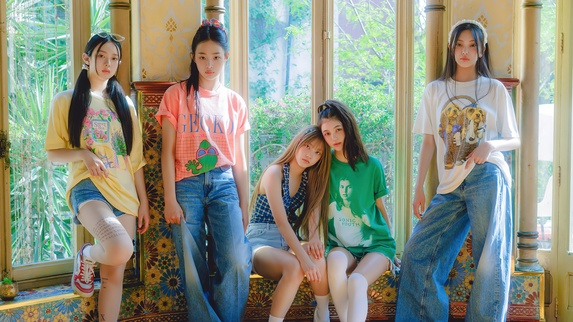
#> input picture image_processing/assets/jean12.jpg, 573 x 322 px, shrunk from 2560 x 1440 before the run, found by its file name
$ python generate_diff_image.py
#> lines starting #> are read from the running program, lines starting #| are printed output that depends on the picture
import cv2
import numpy as np
import matplotlib.pyplot as plt

# Load the image
image_path = 'jean12.jpg'
try:
    img = cv2.imread(image_path)
#> img is the input picture: shape (322, 573, 3); mean B, G, R 127.9, 143.5, 139.1
    img_rgb = cv2.cvtColor(img, cv2.COLOR_BGR2RGB)
except Exception as e:
    print(f"Error loading image: {e}")
    exit()

# Extract channels
R = img_rgb[:,:,0].astype(np.float32)
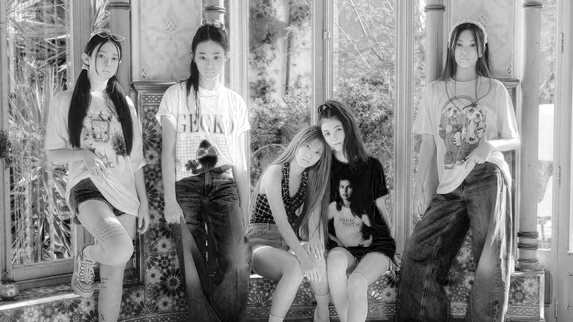
#> R: shape (322, 573) float32; min 0, max 255, mean 139.1
G = img_rgb[:,:,1].astype(np.float32)
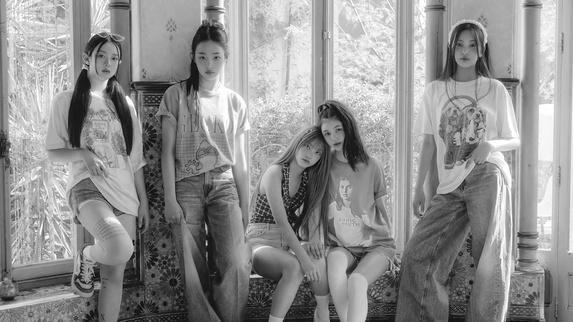
#> G: shape (322, 573) float32; min 4, max 255, mean 143.5
B = img_rgb[:,:,2].astype(np.float32)
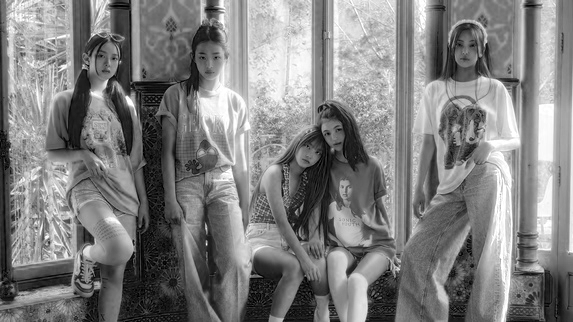
#> B: shape (322, 573) float32; min 0, max 255, mean 127.9

# Method A: Average
gray_A = (R + G + B) / 3.0
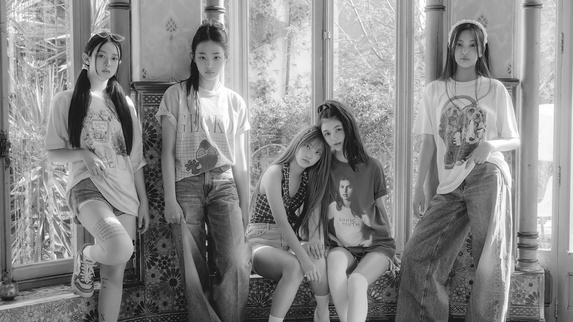
#> gray_A: shape (322, 573) float32; min 9.33, max 255, mean 136.8

# Method B: Luminosity (ITU-R BT.601)
gray_B = 0.299 * R + 0.587 * G + 0.114 * B

# Calculate the difference (Absolute difference to see magnitude of change)
difference = np.abs(gray_A - gray_B)
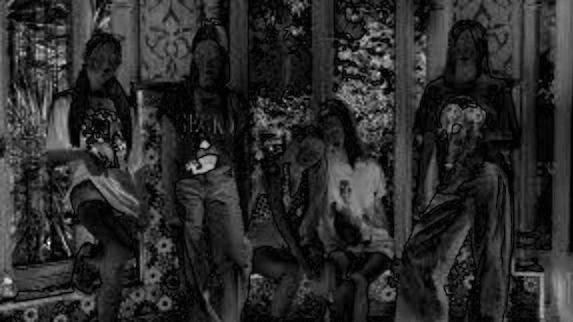
#> difference: shape (322, 573) float32; min 0, max 30.96, mean 5.3; drawn with min black and max white

# Create a figure to save
plt.figure(figsize=(15, 5))

plt.subplot(1, 3, 1)
plt.title('Method A: Average (R+G+B)/3')
plt.imshow(gray_A, cmap='gray', vmin=0, vmax=255)
plt.axis('off')

plt.subplot(1, 3, 2)
plt.title('Method B: Luminosity (Weighted)')
plt.imshow(gray_B, cmap='gray', vmin=0, vmax=255)
plt.axis('off')

plt.subplot(1, 3, 3)
plt.title('Difference Map (Heatmap)')
# Use a heatmap to clearly show where the differences are largest
plt.imshow(difference, cmap='hot')
plt.colorbar(fraction=0.046, pad=0.04)
plt.axis('off')

plt.tight_layout()
output_path = 'grayscale_difference_analysis.png'
plt.savefig(output_path, dpi=300, bbox_inches='tight')
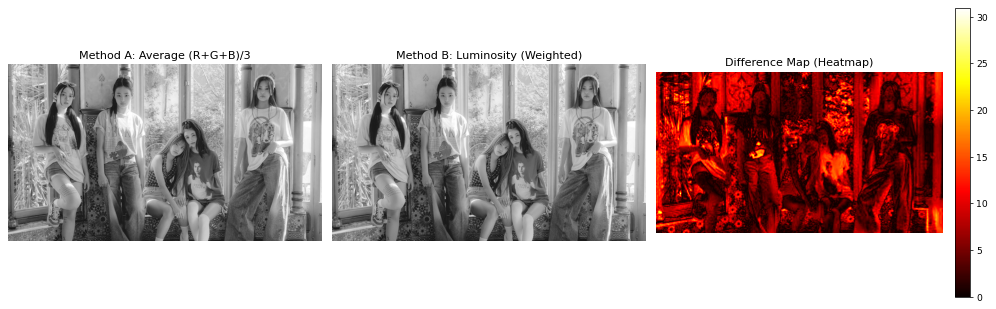
#> figure drawn by matplotlib, 4 panels
print(f"Successfully saved difference analysis image to {output_path}")

$ run again, with image_processing/assets/test_image_original.jpg copied over image_processing/assets/jean12.jpg
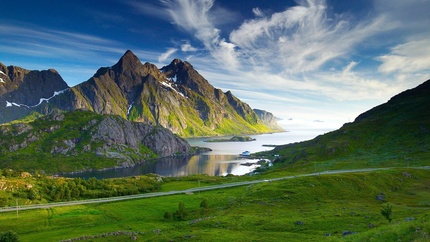
#> input picture image_processing/assets/test_image_original.jpg, 430 x 242 px, shrunk from 1920 x 1080 before the run, found by its file name
#> img is the input picture: shape (242, 430, 3); mean B, G, R 96, 111.5, 89.6
#> `difference = np.abs(gray_A - gray_B)`:
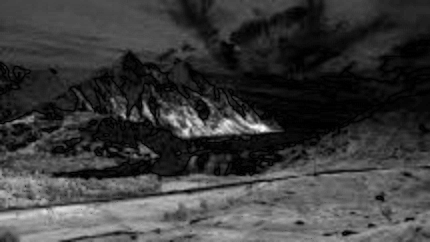
#> difference: shape (242, 430) float32; min 0, max 37.22, mean 8.8; drawn with min black and max white
#> `plt.savefig(output_path, dpi=300, bbox_inches='tight')`:
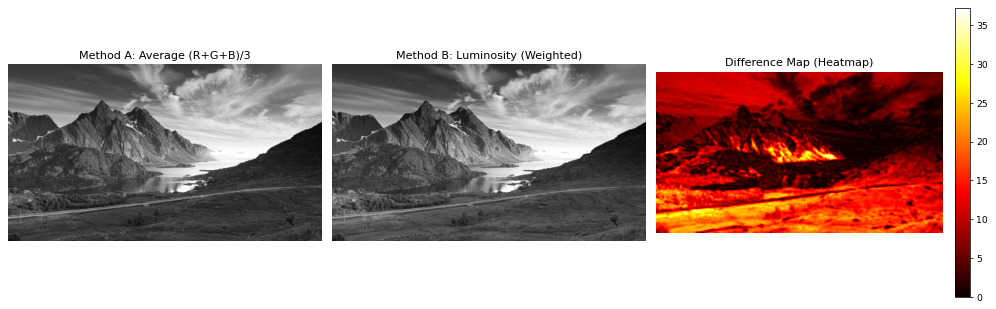
#> figure drawn by matplotlib, 4 panels
